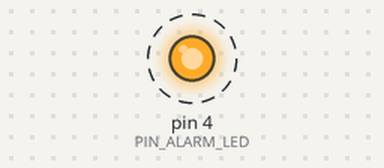
The sketch below on a simulated Arduino Uno, built with avr-gcc and run on an emulated ATmega328P. Shown: output pins drawn as LEDs (lit = HIGH). Dashed ring = blinking.

Above: at 0.2 s.
Timing chart, 0 to 3.0 s (numbered marks = the images above):
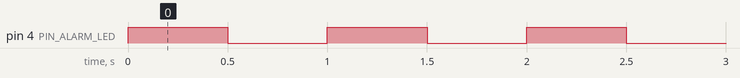

Measured:
- by itself, pin 4 (PIN_ALARM_LED): alternates HIGH for 0.50 s and LOW for 0.50 s

The sketch:

sketch_buzzer_test.ino
```cpp
const int PIN_ALARM_LED = 4;

void setup() {
  pinMode(PIN_ALARM_LED, OUTPUT);
}

void loop() {
  digitalWrite(PIN_ALARM_LED, HIGH);
  delay(500);
  digitalWrite(PIN_ALARM_LED, LOW);
  delay(500);
}
```
